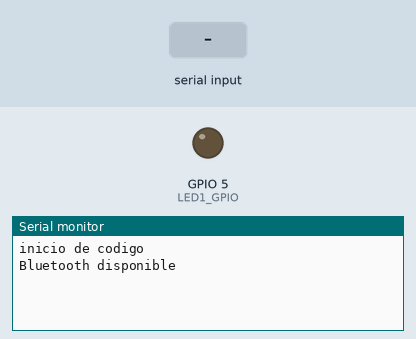
Recording of a sketch running on a simulated ESP32. On the bench: output pins drawn as LEDs (lit = HIGH), the last lines printed to the serial monitor. The inputs (shaded band) are chosen by the test bench. Nothing arrives over Bluetooth unless stated.

Above: at 1.2 s.
1.3 s: "Reset\n" received over Serial
At 2.1 s:
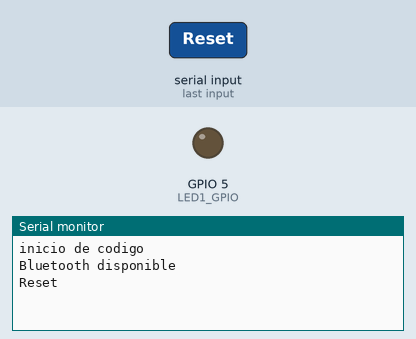
2.8 s: "Reset\n" received over the second serial link
At 3.3 s:
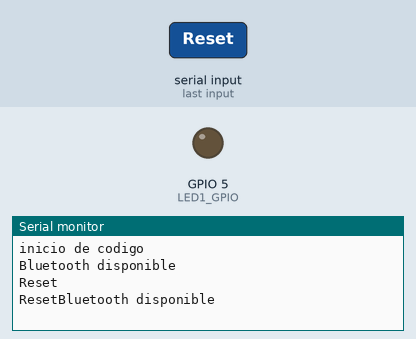
4.3 s: "1\n" received over Serial
At 5.6 s:
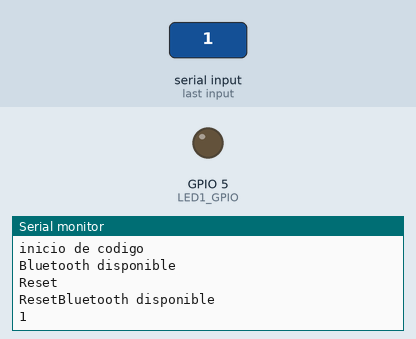

Measured:
- after the input at 1.3 s, the serial monitor: prints a new line at once (image 1)
- after the input at 2.8 s, the serial monitor: prints a new line at once (image 2)
- after the input at 4.3 s, the serial monitor: prints a new line at once (image 3)

The sketch:

Bluetooth.ino
```cpp
#include <BluetoothSerial.h>
#define LED1_GPIO 5

BluetoothSerial SerialBT;
void ConfigbyBluetooth (void);

void setup() {
  pinMode(LED1_GPIO, OUTPUT);
  Serial.begin(115200);
  Serial.println("inicio de codigo");
}

void loop() {
    ConfigbyBluetooth();
}


void ConfigbyBluetooth(void){
  String message = "";
  String message2 = "";
  char incomingChar;
  char incomingChar2;
  bool BTHControl = true;
  SerialBT.begin("Pancha");
  Serial.println("Bluetooth disponible");
  while(BTHControl==true){
    if(SerialBT.available()){
      char incomingChar = SerialBT.read();
      if (incomingChar != '\n'){
        message += String(incomingChar);
      }

      else{
        message ="";
      }

      Serial.write(incomingChar);
    }
    if (message == "Reset"){
      BTHControl = false;
    }

    if(Serial.available()){
      char incomingChar2 = Serial.read();
      if(incomingChar2 != '\n'){
        message2 += String(incomingChar2);
      }
      else{
        message2 = "";
      }
      Serial.write(incomingChar2);
    }
  }
  SerialBT.end();
}
```
